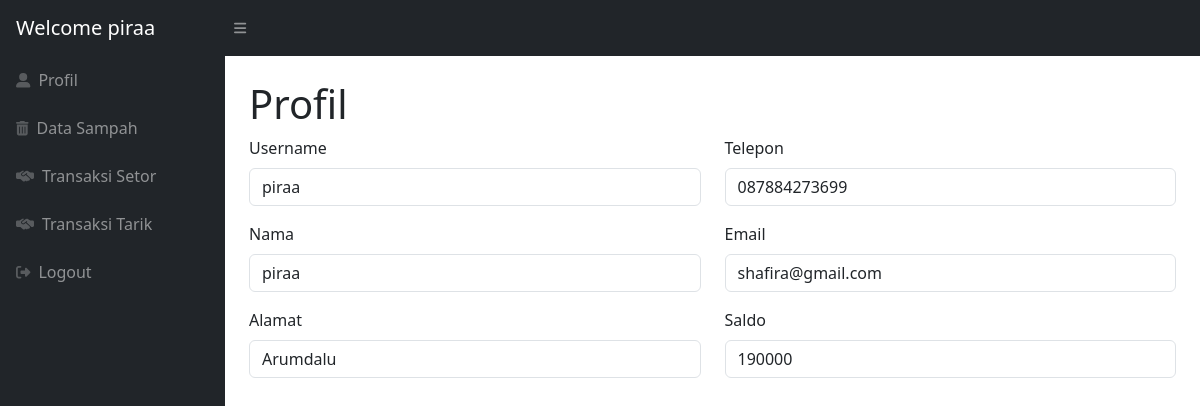
/dashboard_nasabah.php (signed in), run on the app's committed database.
### tables this page shows
CREATE TABLE IF NOT EXISTS `nasabah` (
  `username` varchar(50) NOT NULL,
  `nama` varchar(100) NOT NULL,
  `alamat` text NOT NULL,
  `telepon` varchar(50) NOT NULL DEFAULT '',
  `email` varchar(50) NOT NULL DEFAULT '',
  `password` varchar(50) NOT NULL DEFAULT '',
  `saldo` int(11) DEFAULT NULL,
  PRIMARY KEY (`username`)
);

### dashboard_nasabah.php (the view, shortened to what this page needs)
<?php
include "koneksi.php";
$username = $_SESSION['username'];
$sql = "SELECT * FROM nasabah WHERE username='$username'";
$query = $conn->query($sql);
$data = $query->fetch_assoc();
?>
<!DOCTYPE html>
<html lang="en">
<head>
  <link href="https://cdn.jsdelivr.net/npm/simple-datatables@7.1.2/dist/style.min.css" rel="stylesheet" />
  <link href="css/styles.css" rel="stylesheet" />
  <link href="https://cdn.jsdelivr.net/npm/bootstrap@5.3.0-alpha1/dist/css/bootstrap.min.css" rel="stylesheet">
</head>
<body class="sb-nav-fixed">
  <nav class="sb-topnav navbar navbar-expand navbar-dark bg-dark">
    <a class="navbar-brand ps-3">Welcome <?php echo $username; ?></a>
    <button class="btn btn-link btn-sm order-1 order-lg-0 me-4 me-lg-0" id="sidebarToggle" href="#!"><i class="fas fa-bars"></i></button>
  </nav>
  <div id="layoutSidenav">
    <div id="layoutSidenav_nav">
      <nav class="sb-sidenav accordion sb-sidenav-dark" id="sidenavAccordion">
        <div class="sb-sidenav-menu">
          <div class="nav">
            <a class="nav-link" href="dashboard_nasabah.php">
              <div class="sb-nav-link-icon"><i class="fas fa-user-alt"></i></div>
              Profil
            </a>
            <a class="nav-link" href="data_sampah_n.php">
              <div class="sb-nav-link-icon"><i class="fas fa-trash-alt"></i></div>
              Data Sampah
            </a>
            <a class="nav-link" href="t_setor_n.php">
              <div class="sb-nav-link-icon"><i class="fas fa-handshake-alt"></i></div>
              Transaksi Setor
            </a>
            <a class="nav-link" href="t_tarik_n.php">
              <div class="sb-nav-link-icon"><i class="fas fa-handshake-alt"></i></div>
              Transaksi Tarik
            </a>
            <a class="nav-link" href="index.html">
              <div class="sb-nav-link-icon"><i class="fas fa-sign-out-alt"></i></div>
              Logout
            </a>
      </nav>
    </div>
    <div id="layoutSidenav_content">
      <main>
        <div class="container-fluid px-4">
          <h1 class="mt-4">Profil</h1>
          <div class="row">
            <div class="col-md-6">
              <div class="mb-3">
                <label for="username" class="form-label">Username</label>
                <input type="text" class="form-control" id="username" value="<?php echo $data['username']; ?>" readonly>
              </div>
              <div class="mb-3">
                <label for="nama" class="form-label">Nama</label>
                <input type="text" class="form-control" id="nama" value="<?php echo $data['nama']; ?>" readonly>
              </div>
              <div class="mb-3">
                <label for="alamat" class="form-label">Alamat</label>
                <input type="text" class="form-control" id="alamat" value="<?php echo $data['alamat']; ?>" readonly>
              </div>
            </div>
            <div class="col-md-6">
              <div class="mb-3">
                <label for="telepon" class="form-label">Telepon</label>
                <input type="text" class="form-control" id="telepon" value="<?php echo $data['telepon']; ?>" readonly>
              </div>
              <div class="mb-3">
                <label for="email" class="form-label">Email</label>
                <input type="text" class="form-control" id="email" value="<?php echo $data['email']; ?>" readonly>
              </div>
              <div class="mb-3">
                <label for="saldo" class="form-label">Saldo</label>
                <input type="text" class="form-control" id="saldo" value="<?php echo $data['saldo']; ?>" readonly>
              </div>
            </div>
          </div>
        </div>
      </main>
    </div>
  </div>
</body>
</html>

### data on the page
nasabah: username "piraa", nama "piraa", alamat "Arumdalu", telepon "087884273699", email "shafira@gmail.com", saldo "190000"

### other printed values
$username "piraa"
